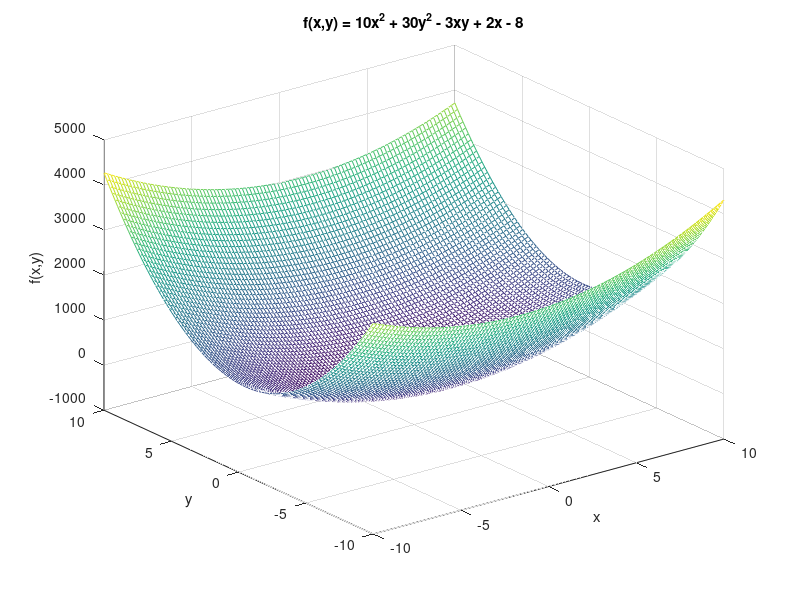
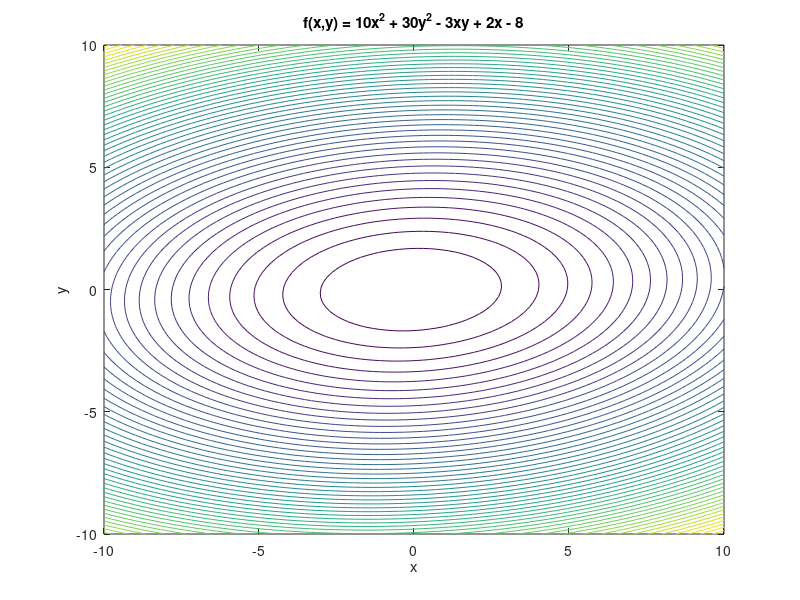

These figures' MATLAB source, in order: (Note: this script raises an error after producing the figures.)
% Author: Kovács Bálint-Hunor (Informatika III.) 2023
clear all %#ok<CLALL>
close all
clc

f = @(x,y) 10*x.^2 + 30*y.^2 - 3*x.*y + 2*x -8;

% Define the search space
x = linspace(-10,10,100);
y = linspace(-10,10,100);

[X,Y] = meshgrid(x,y);
Z = f(X,Y);

figure(1)
mesh(X,Y,Z)
xlabel('x')
ylabel('y')
zlabel('f(x,y)')
title('f(x,y) = 10x^2 + 30y^2 - 3xy + 2x - 8')

% Contour with ginput to get starting point
figure(2)
f_countour = contour(X,Y,Z,50);
xlabel('x')
ylabel('y')
title('f(x,y) = 10x^2 + 30y^2 - 3xy + 2x - 8')
hold on
[x0,y0] = ginput(1);
plot(x0,y0,'r*')
fprintf("Starting point: (%f,%f)\n",x0,y0)
hold off


% Minimum search around the point
max_iter = 100;
step_size = 1;
number_of_retries = 15;

% 2x8 direction matrix
I = [
    0 1 1 1 0 -1 -1 -1;
    1 1 0 -1 -1 -1 0 1
    ];

% Minimum search

minimum_iterations = [];

for iter = 1:max_iter
    min_val = f(x0, y0);
    best_x = x0;
    best_y = y0;
    
    % Append the current minimum value to the list
    minimum_iterations = [minimum_iterations, [x0; y0; min_val]];
    
    % Evaluate the function in 9 directions
    for i = 1:8
        Temp = [x0; y0] + step_size * I(:,i);
        temp_val = f(Temp(1), Temp(2));
        
        % If the new point is better, update the best values
        if temp_val < min_val
            min_val = temp_val;
            best_x = Temp(1);
            best_y = Temp(2);
        end
        
        % Plot current direction point with gray color
        figure(2)
        hold on
        plot(Temp(1), Temp(2), 'Color', [0.5, 0.5, 0.5], 'Marker', '*')
    end
    
    % Plot the line from the previous point to the current best point
    figure(2)
    hold on
    plot([x0, best_x], [y0, best_y], 'b-')
    hold off
    
    x0 = best_x;
    y0 = best_y;
    
    % Check for convergence (if the function value doesn't change significantly)
    if iter > 1 && abs(minimum_iterations(3,iter) - minimum_iterations(3,iter-1)) < 1e-6
        if number_of_retries == 0
            break
        else
            number_of_retries = number_of_retries - 1;
            step_size = step_size / 2;
        end
    end
end

% Plot the red dots after the loop
for iter = 1:size(minimum_iterations, 2)
    best_x = minimum_iterations(1, iter);
    best_y = minimum_iterations(2, iter);
    figure(2)
    hold on
    plot(best_x, best_y, 'r*')
    hold off
end

% Print the minimum iterations
fprintf("Minimum iterations:\n")
disp(minimum_iterations)

% Plot the minimum iterations on the mesh
figure(1)
hold on
plot3(minimum_iterations(1,:), minimum_iterations(2,:), minimum_iterations(3,:), 'r*-')
hold off

% Print the minimum point
fprintf("Minimum point: (%f,%f)\n",x0,y0)

